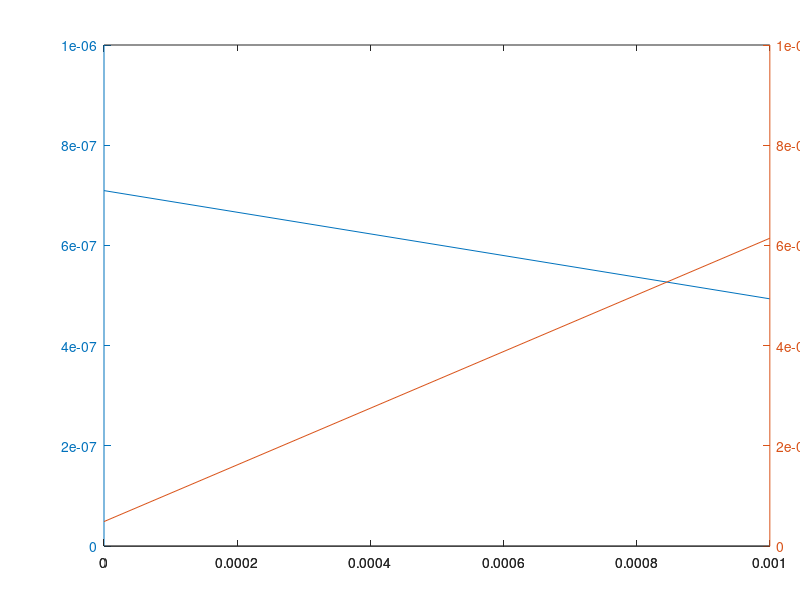

Write MATLAB code to recreate this figure. (Note: this script raises an error after producing the figure.)
%% Preamble -- not to appear in userguide
hfig = figure;
set(hfig,'units','centimeters','NumberTitle','off','Name','ex13');
pos = get(hfig,'position');
set(hfig,'position',[pos(1:2),6,4]);
%% Everything below appears in userguide
y1 = 1e-6*rand(1,2);
y2 = 1e-6*rand(1,2);
x = [0 1e-3];
hax = plotyy(x,y1,x,y2);
set(hax(1),'ylim',[0 1e-6],'ytickmode','auto','yticklabelmode','auto');
set(hax(2),'ylim',[0 1e-6],'ytickmode','auto','yticklabelmode','auto');
%% The following is excluded from userguide
matlabfrag('graphics/ex13');